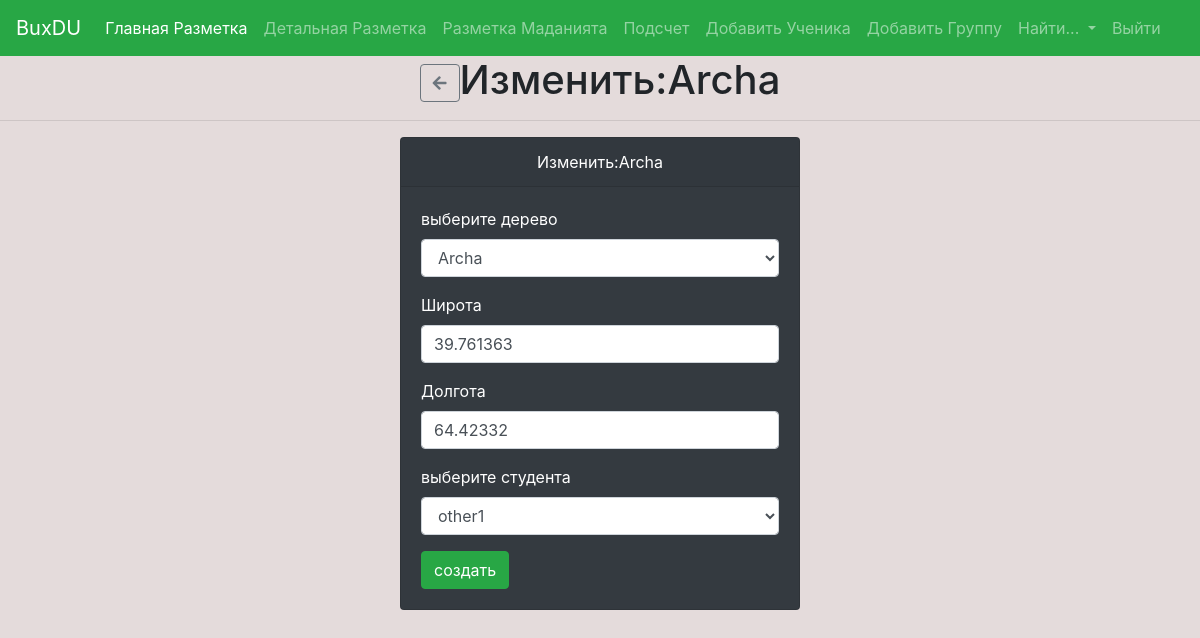
The page /tree/edit/1044 on the database its author committed.
### zones/models.py (models this page shows, shortened)
class Tree(models.Model):
    tree_kind = models.ForeignKey(TreeKind, on_delete=models.PROTECT, blank=True, null=True)
    quantity = models.IntegerField(default=0)
    latitude = models.FloatField(default=0, blank=True)  #Широта  N or s
    longitude = models.FloatField(default=0, blank=True) #Долгота  E or W
    area = models.ForeignKey(Area, on_delete=models.PROTECT)
    owner = models.ForeignKey(Owner, on_delete=models.PROTECT, blank=True, null=True)

class TreeKind(models.Model):
    title = models.CharField(max_length=255)
    description = models.TextField()
    slug = models.SlugField(unique=True, blank=True, null=True)
    image = models.ImageField('Картинка', blank = True, null = True)

class Owner(models.Model):
    name = models.CharField(max_length=255, blank=True, null=True)
    group = models.ForeignKey(Group, on_delete=models.PROTECT)

### zones/views.py (the view, shortened to what this page needs)
# urls.py: path('tree/edit/<int:id>', views.tree_edit, name='tree_edit'),
def tree_edit(request, id):
    tree = Tree.objects.get(id=id)
    tree_kind = TreeKind.objects.all()
    area = Area.objects.all()
    students = Owner.objects.all()
    context = {'tree': tree, 'tree_kind':tree_kind, 'area':area, 'students': students}
    return render(request, 'tree_edit.html', context)

### zones/templates/tree_edit.html (shortened to what this page needs)
{% extends 'base.html' %}
{% block content %}
<body style="background: rgba(216, 202, 202, 0.678);">
  <h1 class="text-center"><a href="{% url 'index' %}" class="btn btn-outline-secondary hhhru"><i class="fa fa-arrow-left"></i></a>Изменить:{{tree.tree_kind.title}} </h1>
  <hr>
  <div class="card text-white bg-dark mb-3" style="max-width: 25rem; margin: 0 auto;">
    <div class="card-header" style="text-align: center;">
      Изменить:{{tree.tree_kind.title}}
    </div>
    <div class="card-body">
      <form action="{% url 'tree_edit' tree.id %}" method="POST">
        <p>
          <label for="">выберите дерево</label>
          <select name="tree_kind" id="" class="form-control">
            {% for t in tree_kind %}
            <option{% if tree.tree_kind.id == tree_kind.id %} selected {% endif %} value="{{t.id}}" >{{t.title}}</option>
            {% endfor %}
          </select>
        </p>
        <p>
          <label for="">Широта</label>
          <input type="number" step="0.000001" class="form-control" name="latitude" required placeholder="Координаты" value="{{tree.latitude}}">
        </p>
        <p>
          <label for="">Долгота</label>
          <input type="number" step="0.000001" class="form-control" name="longitude" required placeholder="Координаты" value="{{tree.longitude}}">
        </p>
          <label for="">выберите студента</label>
          <select name="owner" id="" class="form-control">
            {% for student in students %}
            <option{% if tree.owner.id == student.id %} selected {% endif %} value="{{student.id}}" >{{student.name}}</option>
            {% endfor %}
          </select>
        <button type="submit" class="btn btn-success">создать</button>
      </form>
    </div>
  </div>
</body>
{% endblock %}

### zones/static/css/style.css (style rules this page uses)
body { margin: 0; }
body { font-family: Arial, Helvetica, sans-serif; }
:root { --primColor: #dcdcdc; --cornerRad: 4px; }
body { background-color: var(--primColor); font-family: Arial, Helvetica, sans-serif; font-size: 20px; }

### rows shown on the page
Tree: tree_kind "Archa", latitude "39.761363", longitude "64.42332", owner "other1"

### other values the page prints
form field tree_kind "Archa"
